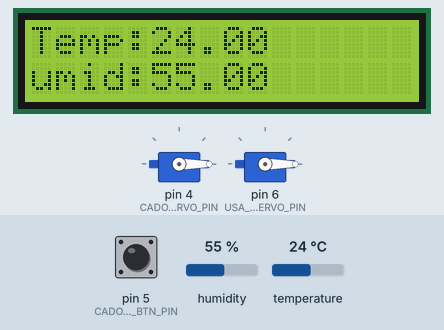
A sketch run on a simulated Arduino Uno, built with avr-gcc and run on an emulated ATmega328P. On the bench: 2 × servo, 16×2 character LCD. The inputs (shaded band) are chosen by the test bench; at power-on: pin 5 (CADOURI_BTN_PIN) HIGH, humidity 55 %, temperature 24 °C. What the sketch prints to the serial monitor is not drawn.

Above: at 1.3 s.
1.4 s: pin 5 (CADOURI_BTN_PIN) pulled LOW for 1 s
At 3.7 s:
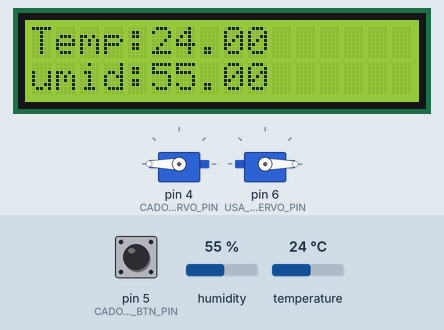
6.7 s: humidity set to 22 %
At 8.6 s:
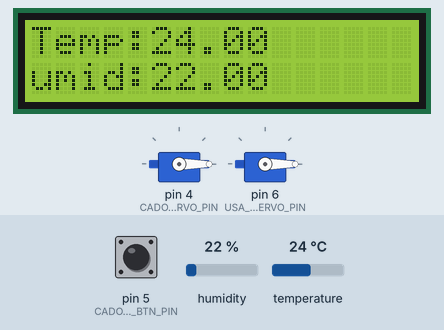
8.9 s: temperature set to 12 °C
At 9.8 s:
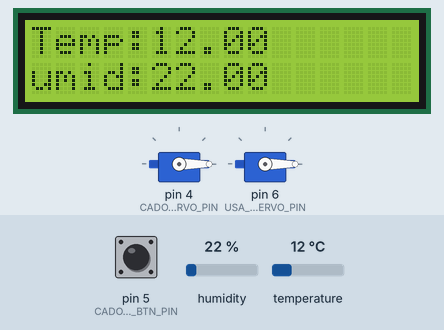
13.0 s: humidity set to 40 %
At 14.5 s:
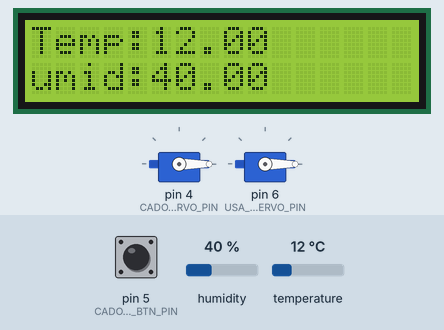
15.2 s: pin 5 (CADOURI_BTN_PIN) pulled LOW for 0.65 s
At 16.3 s:
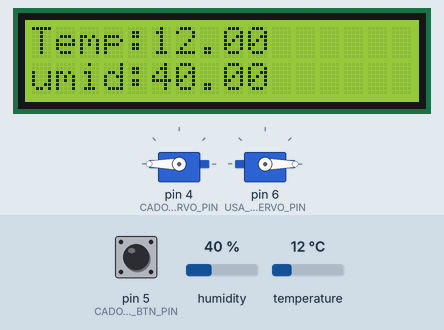
Timing chart, 0 to 20.3 s (numbered marks = the images above; inputs shaded):
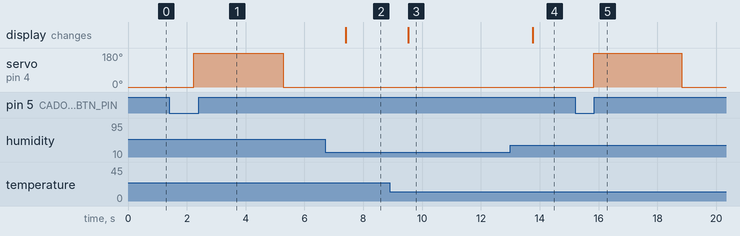

Measured:
- after the input at 1.4 s, servo on pin 4 (CADOURI_SERVO_PIN): 0° → 180° after 0.84 s, → 0° 3.0 s later
- after the input at 6.7 s, the display: changes after 0.70 s (image 2)
- after the input at 8.9 s, the display: changes after 0.62 s (image 3)
- after the input at 13.0 s, the display: changes after 0.76 s (image 4)
- after the input at 15.2 s, servo on pin 4 (CADOURI_SERVO_PIN): 0° → 180° after 0.63 s, → 0° 3.0 s later

The sketch:

final.ino
```cpp
// Ce pini sunt folositi
#include <MFRC522.h>
#include <SPI.h>
#include <Wire.h>
#include <Servo.h>
#include <DHT.h>
#include <LiquidCrystal_I2C.h>

// PINS
const int CADOURI_SERVO_PIN = 4;
const int CADOURI_BTN_PIN = 5;
const int TEMP_SENSORS_DHT_PIN = 7;
const int USA_INTRARE_BTN_PIN = 3;
const int USA_INTRARE_SERVO_PIN = 8;
const int USA_GARAJ_RFID_SS_PIN = 10;
const int USA_GARAJ_RFID_RST_PIN = 9;
const int USA_GARAJ_SERVO_PIN = 6;

// COMPONENTS
LiquidCrystal_I2C lcd(0x27,16,2);
DHT dht(TEMP_SENSORS_DHT_PIN, DHT11);
MFRC522 rfid(USA_GARAJ_RFID_SS_PIN, USA_GARAJ_RFID_RST_PIN);
Servo USA_GARAJ_servoMotor;
Servo CADOURI_servomotor;
Servo USA_INTRARE_servomotor;

// HELPERS
String cardPermis[] = {"13", "93", "4B", "F5"};
int usa_intrare_unghi = 0;
int CADOURI_unghi = 0;
bool USA_GARAJ_verify = false;

void setup() {
  // setup_usa_intrare();
  cadouri_surpriza_setup();
  setup_temp_sensors();
  setup_usa_garaj();
}

void loop() {
  // loop_usa_intrare();
  cadouri_surpriza_loop();
  loop_temp_sensors();
  loop_usa_garaj();
}

// =======================================
// ============== USA GARAJ ==============
// =======================================
void setup_usa_garaj() {
  Serial.begin(9600);

  // Pornim RFID-ul
  SPI.begin();
  rfid.PCD_Init();

  // Servo si LED-uri
  USA_GARAJ_servoMotor.attach(USA_GARAJ_SERVO_PIN);
  USA_GARAJ_servoMotor.write(0);

  Serial.println("Sistemul este pregatit! Apropie un card.");
}

void loop_usa_garaj() {
  if (!rfid.PICC_IsNewCardPresent() || !rfid.PICC_ReadCardSerial()) {
    USA_GARAJ_verify = false;
  }
  else {
    USA_GARAJ_verify = true;
  }

  if (USA_GARAJ_verify) {
    Serial.print("Card scanat: ");
    String cardID[4];

    for (byte i = 0; i < 4; i++) {
      cardID[i] = String(rfid.uid.uidByte[i], HEX);

      if (cardID[i].length() == 1) {
        cardID[i] = "0" + cardID[i];
      }
      cardID[i].toUpperCase();
      Serial.print(cardID[i] + " ");
    }

    Serial.println();

    // verificarea
    bool cardCorect = true;
    for (byte i = 0; i < 4; i++) {
      if (cardID[i] != cardPermis[i]) {
        cardCorect = false;
        break;
      }
    }

    if (cardCorect) {
      Serial.println("Card corect!");
      USA_GARAJ_servoMotor.write(90);
      delay(3000);
      USA_GARAJ_servoMotor.write(0);
    }
    else {
      Serial.println("Card gresit!");
    }
    rfid.PICC_HaltA();
    rfid.PCD_StopCrypto1();
  }
}


// =======================================
// ============= USA CADOURI =============
// =======================================
void cadouri_surpriza_setup() {
  pinMode(CADOURI_BTN_PIN, INPUT_PULLUP);
  CADOURI_servomotor.attach(CADOURI_SERVO_PIN);
  CADOURI_servomotor.write(CADOURI_unghi);
}

void cadouri_surpriza_loop() {
  if (digitalRead(CADOURI_BTN_PIN) == LOW){
    CADOURI_unghi = 180;
    CADOURI_servomotor.write(CADOURI_unghi);
    delay(3000);
  }
  if (digitalRead(CADOURI_BTN_PIN) == HIGH) {
    CADOURI_unghi = 0;
    CADOURI_servomotor.write(CADOURI_unghi);
  }
}

// =======================================
// ============= TENO & UMID =============
// =======================================
void setup_temp_sensors() {
  lcd.init();
  dht.begin();
  lcd.backlight();
}

void loop_temp_sensors() {
  float temperatura =dht.readTemperature();
  float umiditate = dht.readHumidity();

  lcd.clear();
  lcd.print("Temp:");
  lcd.print(temperatura);
  lcd.setCursor(0,1);
  lcd.print("umid:");
  lcd.print(umiditate);
  delay(1000);
}

// =======================================
// ============= USA INTRARE =============
// =======================================
void setup_usa_intrare() {
  pinMode(USA_INTRARE_BTN_PIN, INPUT_PULLUP);
  USA_INTRARE_servomotor.attach(USA_INTRARE_SERVO_PIN);
  USA_INTRARE_servomotor.write(usa_intrare_unghi);
}

void loop_usa_intrare() {
  if (digitalRead(USA_INTRARE_BTN_PIN) == LOW) {
    usa_intrare_unghi = 180;
    delay(3000);
    USA_INTRARE_servomotor.write(usa_intrare_unghi);
  }
  if (digitalRead(USA_INTRARE_BTN_PIN) == HIGH) {
    usa_intrare_unghi = 0;
    USA_INTRARE_servomotor.write(usa_intrare_unghi);
  }
}
```
